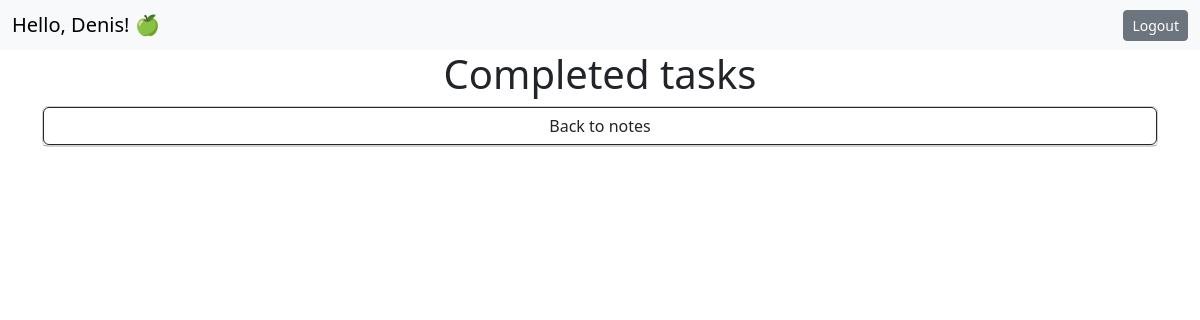
Before: /completed/ (signed in) with the older database file.
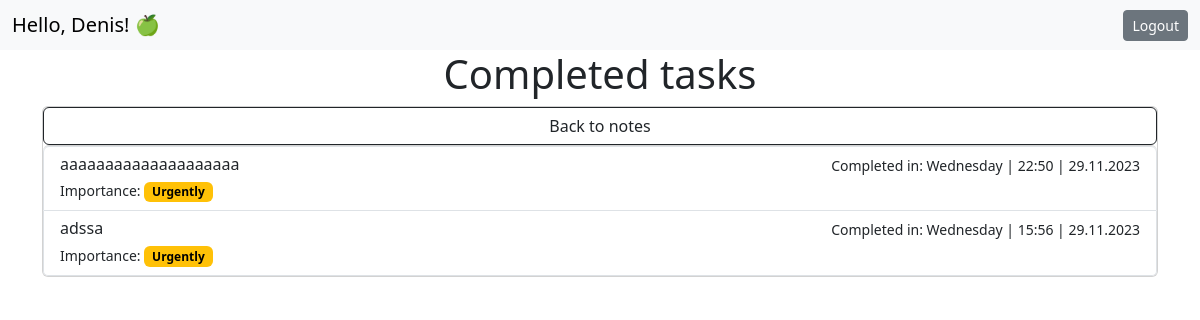
After: the same page with the newer database file.
### note/models.py (models this page shows, shortened)
class Task(models.Model):
    user = models.ForeignKey(User, on_delete=models.CASCADE)
    title = models.CharField(max_length=60)
    description = models.TextField(null=True, blank=True)
    complete = models.BooleanField(default=False)
    time_created = models.DateTimeField(auto_now_add=True)
    time_updated = models.DateTimeField(auto_now=True)
    importance = models.ForeignKey(Importance, on_delete=models.CASCADE, null=False)
    class Meta:
        ordering = ["-time_updated"]

class Importance(models.Model):
    name = models.CharField(max_length=255)

### note/views.py (the view)
# urls.py: path('completed/', views.completed_tasks_views, name='completed'),
@login_required
def completed_tasks_views(request):
    tasks = Task.objects.filter(complete=True)
    return render(request, "completed_tasks.html", context={"tasks": tasks})

### note/templates/completed_tasks.html
{% extends 'base.html' %}
{% block content %}
<h1 style="text-align:center">Completed tasks</h1>
<div class="card">
    <a href="{% url 'notes' %}" class="btn btn-outline-dark">Back to notes</a>
    <div class="list-group">
        {% for task in tasks %}
        <a href="{% url 'detail_complete' task.pk %}" class="list-group-item list-group-item-action">
            <div class="d-flex w-100 justify-content-between">
                <h6 class="mb-1">{{ task.title }}</h6>
                <small>Completed in: {{ task.time_updated|date:'l | H:i | j.m.Y' }}</small>
            </div>
            {% if task.importance.name == 'Just' %}
            <small>Importance: </small><small class="badge text-bg-primary">{{ task.importance.name }}</small>
            {% elif task.importance.name == 'Urgently' %}
            <small>Importance: </small><small class="badge text-bg-warning">{{ task.importance.name }}</small>
            {% endif %}
        </a>
        {% endfor %}
    </div>
</div>
{% endblock %}

Changed rows visible on the page:
added Task: title "aaaaaaaaaaaaaaaaaaaa", time_updated|H "Wednesday | 22:50 | 29.11.2023", importance.name "Urgently"
added Task: title "adssa", time_updated|H "Wednesday | 15:56 | 29.11.2023", importance.name "Urgently"
